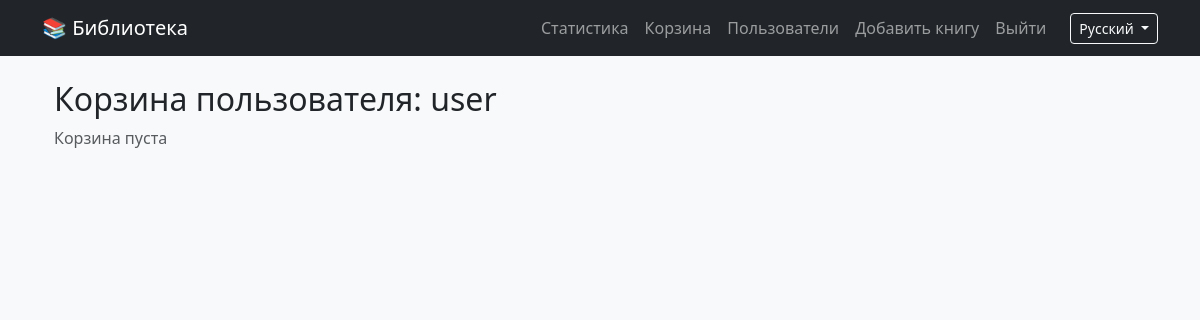
/manage/user/4/cart/ (signed in), run on an earlier commit of the app's database.
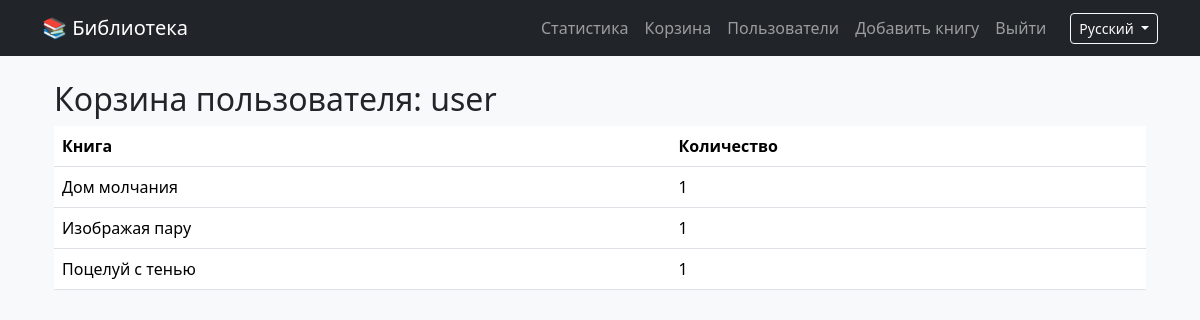
And on a later commit of the database.
### library/models.py (models this page shows, shortened)
class CartItem(models.Model):
    cart = models.ForeignKey(Cart, related_name='items', on_delete=models.CASCADE)
    book = models.ForeignKey(Book, on_delete=models.CASCADE)
    quantity = models.PositiveIntegerField(default=1)
    added_at = models.DateTimeField(auto_now_add=True)
    class Meta:
        unique_together = ('cart', 'book')

class Book(models.Model):
    title = models.CharField(max_length=255)
    author = models.CharField(max_length=255)
    year = models.PositiveIntegerField()
    publisher = models.CharField(max_length=255)
    description = models.TextField()
    cover = models.ImageField(upload_to='covers/', blank=True, null=True)

### library/views.py (the view, shortened to what this page needs)
# urls.py: path('manage/user/<int:user_id>/cart/', views.admin_user_cart, name='admin_user_cart'),
@login_required
def admin_user_cart(request, user_id):
    if not request.user.is_staff:
        raise PermissionDenied
    User = get_user_model()
    try:
        u = User.objects.get(pk=user_id)
    except User.DoesNotExist:
        raise Http404
    cart, _ = Cart.objects.get_or_create(user=u)
    items = cart.items.select_related('book').all()
    lang = get_lang(request)
    target_lang = lang
    if lang == 'kz':
        target_lang = 'kk'
    return render(request, 'library/admin_user_cart.html', {'cart_owner': u, 'items': items, 'lang': lang})

### library/views.py (called while the page is built)
def get_lang(request):
    return request.GET.get('lang', 'ru')

### library/templates/library/admin_user_cart.html
{% extends 'library/base.html' %}
{% block content %}
<div class="container mt-4">
  <h2>{% if lang == 'ru' %}Корзина пользователя{% elif lang == 'en' %}User's Cart{% endif %}: {{ cart_owner.username }}</h2>
  {% if items %}
  <table class="table">
    <thead>
      <tr>
        <th>{% if lang == 'ru' %}Книга{% elif lang == 'en' %}Book{% endif %}</th>
        <th>{% if lang == 'ru' %}Количество{% elif lang == 'en' %}Quantity{% endif %}</th>
      </tr>
    </thead>
    <tbody>
      {% for item in items %}
      <tr>
        <td>{{ item.book.title }}</td>
        <td>{{ item.quantity }}</td>
      </tr>
      {% endfor %}
    </tbody>
  </table>
  {% else %}
    <p class="text-muted">{% if lang == 'ru' %}Корзина пуста{% elif lang == 'en' %}Cart is empty{% endif %}</p>
  {% endif %}
</div>
{% endblock %}

What changed in the data, as far as the page shows it:
added CartItem: book "Дом молчания", quantity "1"
added CartItem: book "Изображая пару", quantity "1"
added CartItem: book "Поцелуй с тенью", quantity "1"
Also different on the page:
text no longer shown: "Корзина пуста"
text now shown: "Книга Количество"
